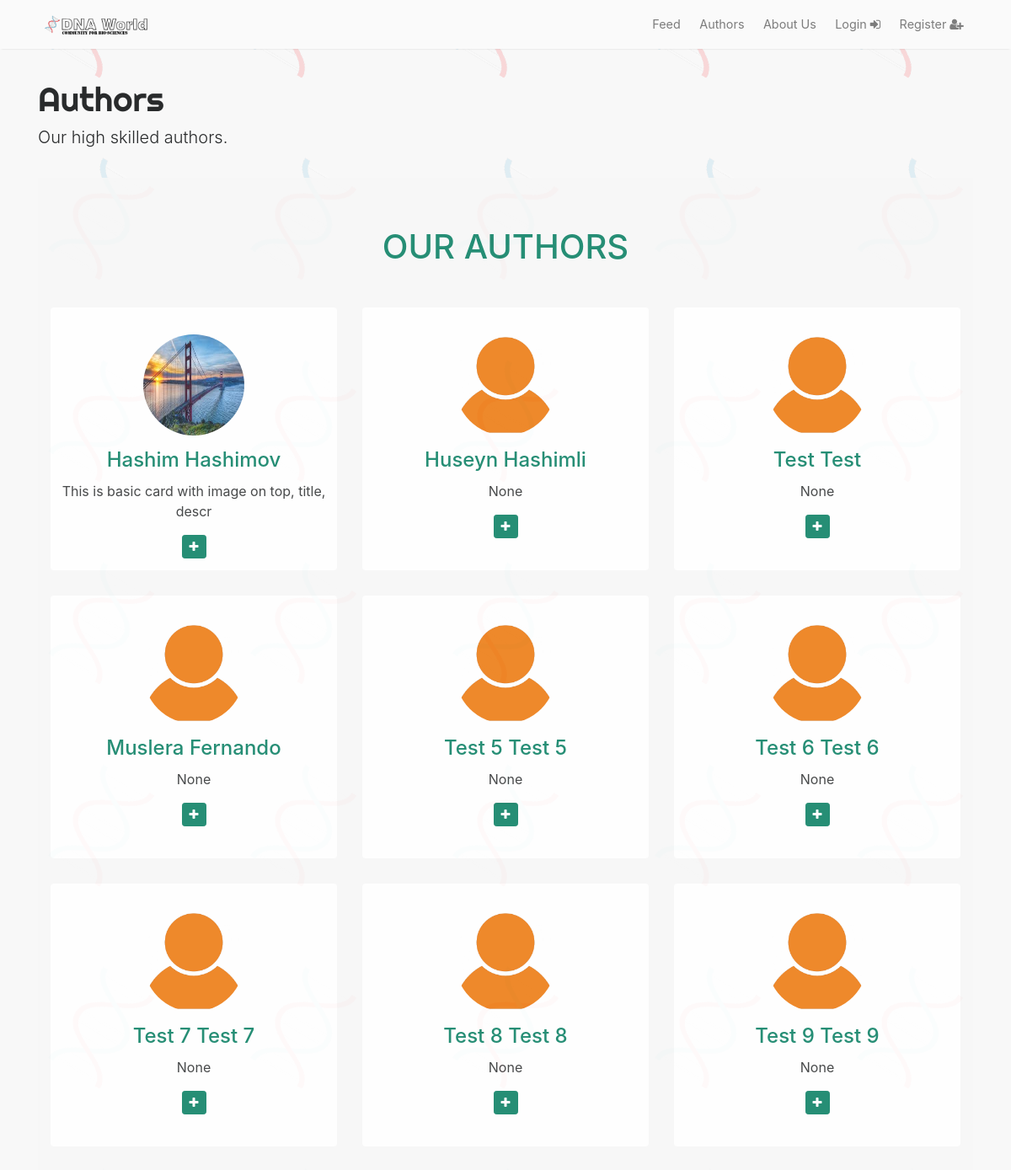
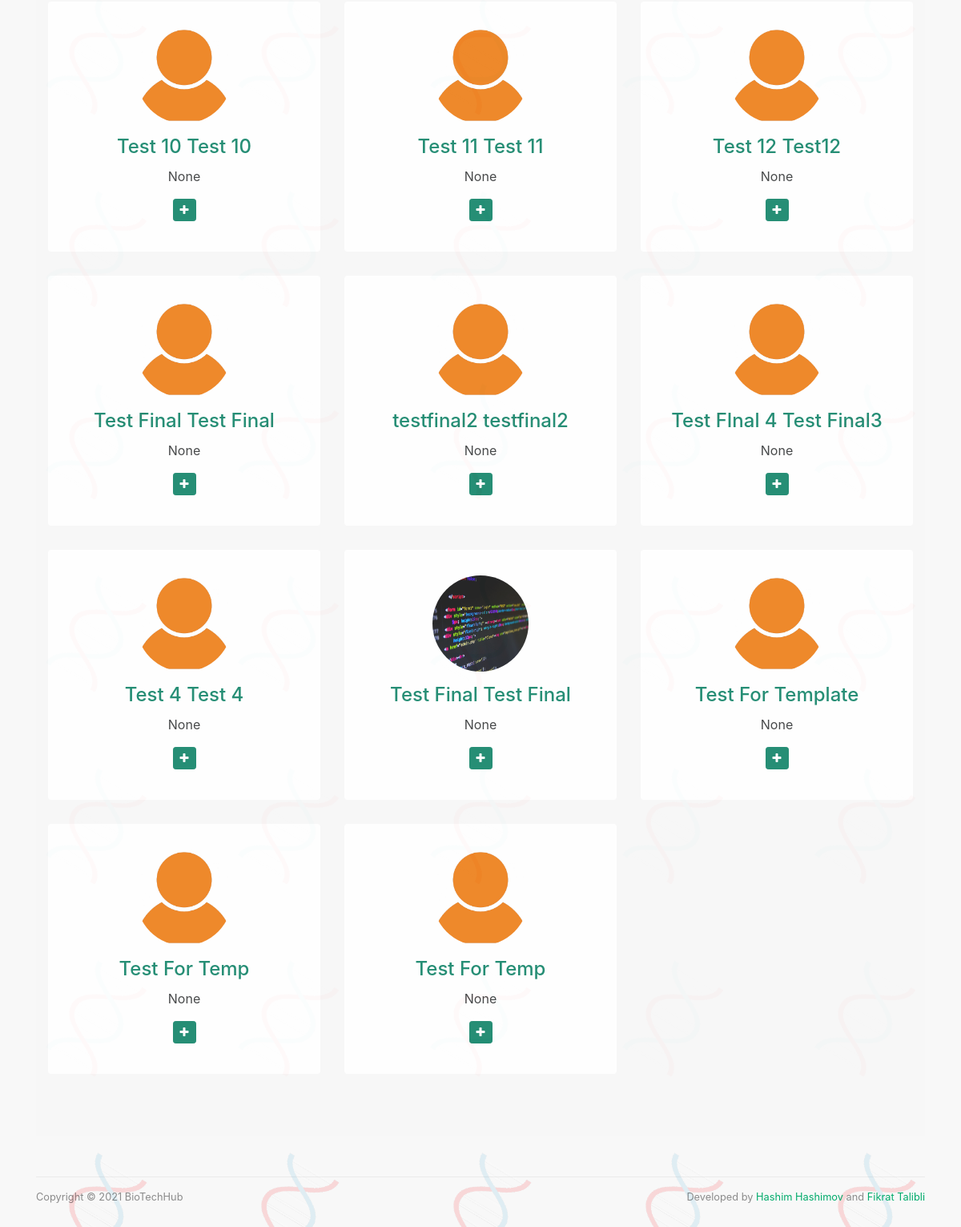
Screenshot of /authors/ with the database file from the repository (2 pictures, top to bottom).
### account/models.py (models this page shows, shortened)
class Profile(models.Model):
	user = models.OneToOneField(User, on_delete=models.CASCADE, null=True)
	avatar = models.ImageField(upload_to='photos/%y/%m/%d/', default='default.jpg')
	about = models.CharField(max_length=150, blank=True, null=True)
	bio = models.CharField(max_length=50, blank=True, null=True)
	facebook = models.URLField(blank=True, null=True)
	linkedin = models.URLField(blank=True, null=True)
	goodwall = models.URLField(blank=True, null=True)
	twitter = models.URLField(blank=True, null=True)
	website = models.URLField(blank=True, null=True)
	email_confirmed = models.BooleanField(default=False, blank=True, null=True)
	activate_hash = models.CharField(max_length=255, blank=True, null=True)

### hub/views.py (the view)
# urls.py: path('authors/', views.authors, name="authors"),
def authors(request):
	profiles = Profile.objects.all()
	context = {
		'profiles': profiles
	}
	return render(request, 'hub/authors.html', context)

### templates/hub/authors.html (shortened to what this page needs)
{% extends 'base.html' %}
{% block headline1 %} Authors {% endblock %}
{% block headline2 %} Our high skilled authors. {% endblock %}
{% block content %}
<section id="team" class="pb-5">
    <div class="container">
        <h5 class="section-title h1">OUR AUTHORS</h5>
        <div class="row">
        	{% for author in profiles %}
            <div class="col-xs-12 col-sm-6 col-md-4">
                <div class="image-flip" ontouchstart="this.classList.toggle('hover');">
                    <div class="mainflip">
                        <div class="frontside">
                            <div class="card">
                                <div class="card-body text-center">
                                    <p style="padding-top: 2em;"><img class=" img-fluid" src="{{ author.avatar.url }}" alt="{{ author.user.first_name }}"></p>
                                    <h4 class="card-title">{{ author.user.first_name }} {{ author.user.last_name }}</h4>
                                    <p class="card-text" style="min-width: 340px;">{{ author.bio }}</p>
                                    <a href="#" class="btn btn-primary btn-sm"><i class="fa fa-plus"></i></a>
                                </div>
                            </div>
                        </div>
                        <div class="backside">
                            <div class="card">
                                <div class="card-body text-center mt-4" style="padding-top: 2em;">
                                    <h4 class="card-title">{{ author.user.first_name }} {{ author.user.last_name }}</h4>
                                    <p class="card-text" style="min-width: 340px;">{{ author.about }}</p>
                                    <ul class="list-inline">
                                        <li class="list-inline-item">
                                            <a class="social-icon text-xs-center" href="{% url 'author-detail' author.user.username %}">
                                            </a>
                                        </li>
                                    </ul>
                                </div>
                            </div>
                        </div>
                    </div>
                </div>
            </div>
           {% endfor %}
        </div>
    </div>
</section>
{% endblock %}

### bioinfohub/static/css/mediumish.css (style rules this page uses)
body { padding-top:5rem; }
a { color:#00ab6b; }
a,a:hover { transition:all 0.2s; }
section { margin-bottom:20px; }
.card { border-radius:4px; }
body { background-image: url(../images/bg.png); background-attachment: fixed; background-position: center; background-repeat: repeat; background-size: 20% auto; background-color: #f8f8f8; }

### bioinfohub/static/css/custom.css (style rules this page uses)
#team { background: #f7f7f7 !important; opacity: 0.85; }
.btn-primary { color: #fff; background-color: #007b5e; border-color: #007b5e; }
section { padding: 60px 0; }
section .section-title { text-align: center; color: #007b5e; margin-bottom: 50px; text-transform: uppercase; }
#team .card { border: none; background: #ffffff; }
.mainflip { -webkit-transition: 1s; -webkit-transform-style: preserve-3d; -ms-transition: 1s; -moz-transition: 1s; -moz-transform: perspective(1000px); -moz-transform-style: preserve-3d; -ms-transform-style: preserve-3d; transition: 1s; transform-style: preserve-3d; position: relative; }
.frontside { position: relative; -webkit-transform: rotateY(0deg); -ms-transform: rotateY(0deg); z-index: 2; margin-bottom: 30px; }
.backside { position: absolute; top: 0; left: 0; background: white; -webkit-transform: rotateY(-180deg); -moz-transform: rotateY(-180deg); -o-transform: rotateY(-180deg); -ms-transform: rotateY(-180deg); transform: rotateY(-180deg); -webkit-box-shadow: 5px 7px 9px -4px rgb(158, 158, 158); -moz-box-shadow: 5px 7px 9px -4px rgb(158, 158, 158); box-shadow: 5px 7px 9px -4px rgb(158, 158, 158); }
.frontside, .backside { -webkit-backface-visibility: hidden; -moz-backface-visibility: hidden; -ms-backface-visibility: hidden; backface-visibility: hidden; -webkit-transition: 1s; -webkit-transform-style: preserve-3d; -moz-transition: 1s; -moz-transform-style: preserve-3d; -o-transition: 1s; -o-transform-style: preserve-3d; -ms-transition: 1s; -ms-transform-style: preserve-3d; transition: 1s; transform-style: preserve-3d; }
.frontside .card, .backside .card { min-height: 312px; }
.backside .card a { font-size: 18px; color: #007b5e !important; }
.frontside .card .card-title, .backside .card .card-title { color: #007b5e !important; }
.frontside .card .card-body img { width: 120px; height: 120px; border-radius: 50%; }

### rows the page displays
Profile: avatar (picture), user.first_name "Hashim", user.last_name "Hashimov", bio "This is basic card with image on top, title, descr"
Profile: avatar (placeholder picture), user.first_name "Huseyn", user.last_name "Hashimli", bio "None"
Profile: avatar (placeholder picture), user.first_name "Test", user.last_name "Test", bio "None"
Profile: avatar (placeholder picture), user.first_name "Muslera", user.last_name "Fernando", bio "None"
Profile: avatar (placeholder picture), user.first_name "Test 5", user.last_name "Test 5", bio "None"
Profile: avatar (placeholder picture), user.first_name "Test 6", user.last_name "Test 6", bio "None"
Profile: avatar (placeholder picture), user.first_name "Test 7", user.last_name "Test 7", bio "None"
Profile: avatar (placeholder picture), user.first_name "Test 8", user.last_name "Test 8", bio "None"
Profile: avatar (placeholder picture), user.first_name "Test 9", user.last_name "Test 9", bio "None"
Profile: avatar (placeholder picture), user.first_name "Test 10", user.last_name "Test 10", bio "None"
Profile: avatar (placeholder picture), user.first_name "Test 11", user.last_name "Test 11", bio "None"
Profile: avatar (placeholder picture), user.first_name "Test 12", user.last_name "Test12", bio "None"
Profile: avatar (placeholder picture), user.first_name "Test Final", user.last_name "Test Final", bio "None"
Profile: avatar (placeholder picture), user.first_name "testfinal2", user.last_name "testfinal2", bio "None"
Profile: avatar (placeholder picture), user.first_name "Test FInal 4", user.last_name "Test Final3", bio "None"
Profile: avatar (placeholder picture), user.first_name "Test 4", user.last_name "Test 4", bio "None"
Profile: avatar (picture), user.first_name "Test Final", user.last_name "Test Final", bio "None"
Profile: avatar (placeholder picture), user.first_name "Test For", user.last_name "Template", bio "None"
Profile: avatar (placeholder picture), user.first_name "Test", user.last_name "For Temp", bio "None"
Profile: avatar (placeholder picture), user.first_name "Test", user.last_name "For Temp", bio "None"
